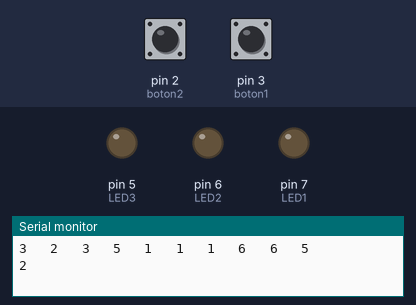
Bench run of a sketch on a simulated Arduino Uno, built with avr-gcc and run on an emulated ATmega328P. Parts: output pins drawn as LEDs (lit = HIGH), the last lines printed to the serial monitor. The inputs (shaded band) are chosen by the test bench; at power-on: pin 2 (boton2) LOW, pin 3 (boton1) LOW. Random numbers use the default seed unless the sketch sets one.

Above: at 1.2 s.
1.3 s: pin 2 (boton2) pulled HIGH for 0.15 s
At 2.4 s:
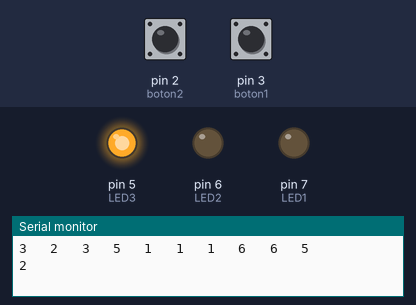
2.9 s: pin 3 (boton1) pulled HIGH for 0.15 s
At 3.3 s:
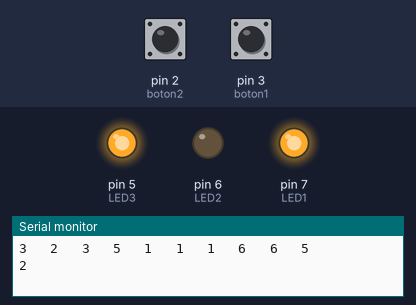
4.9 s: pin 2 (boton2) pulled HIGH for 1 s
At 5.2 s:
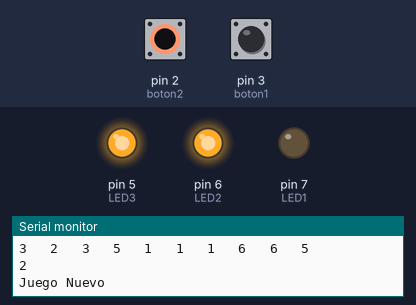
7.4 s: pin 3 (boton1) pulled HIGH for 1 s
At 8.3 s:
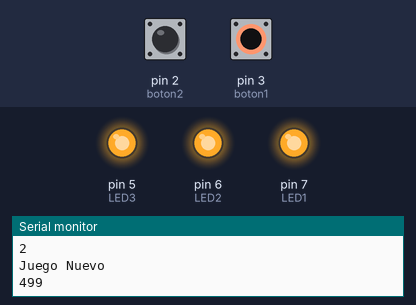
11.4 s: pin 3 (boton1) pulled HIGH for 3.2 s
16.1 s: pin 2 (boton2) pulled HIGH for 3.2 s
At 17.7 s:
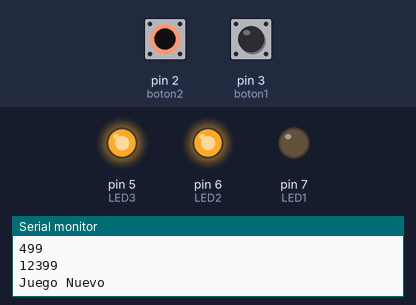
Timing chart, 0 to 19.2 s (numbered marks = the images above; inputs shaded):
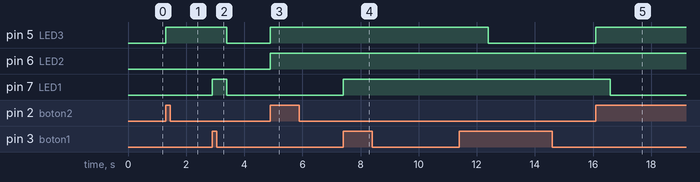

Measured:
- after the input at 1.3 s, pin 5 (LED3): LOW → HIGH at once
- after the input at 2.9 s, pin 5 (LED3): HIGH → LOW after 0.50 s; pin 7 (LED1): LOW → HIGH at once, → LOW 0.50 s later
- after the input at 4.9 s, pin 5 (LED3), pin 6 (LED2): LOW → HIGH at once
- after the input at 7.4 s, pin 7 (LED1): LOW → HIGH at once
- after the input at 16.1 s, pin 5 (LED3): LOW → HIGH at once; pin 7 (LED1): HIGH → LOW after 0.50 s

The sketch:

Ejercicio_1.ino
```cpp
int LED1 = 7;
int LED2 = 6;
int LED3 = 5;

int boton1 = 3;
int boton2 = 2;

int jugador1 = 0;
int jugador2 = 0;

int tiempo = 0;
int crono = 0;
int x = 0;
int y = 0;

void setup()
{
  Serial.begin(9600);
  //randomSeed(2);
  randomSeed(analogRead(A0));

  for( int i=1;i<11;i++){
      int alazar = random(1,7);
      Serial.print(alazar);
      Serial.print("   ");
  }
  Serial.println("");


  pinMode(boton1, INPUT);
  pinMode(boton2, INPUT);
  pinMode(LED1, OUTPUT);
  pinMode(LED2, OUTPUT);
  pinMode(LED3, OUTPUT);

}

void loop(){
Serial.println(millis());
  do{
      if (checa(boton1)){
      jugador1 = 1;
      prendeLED(LED1);
      }
      if (checa(boton2)){
      jugador2= 1;
      prendeLED(LED3);
      }
  }while (jugador1 == 0 || jugador2 == 0);

  delay(500);
  apaga();
  Serial.println("Juego Nuevo");
  tiempo= random(1000,7000);

  do{

      if (checa(boton1)){
        prendeLED(LED1);
        prendeLED(LED2);
      } else if (checa(boton2)){
        prendeLED(LED3);
        prendeLED(LED2);
      }
      delay(50);
      crono += 50;
  }while (tiempo > crono); //Tiempo de espera

 // digitalWrite(11,HIGH);
  x= millis();

  do{
    if (checa(boton1)){
      jugador1 = 1;
      prendeLED(LED1);
      y = millis();
    }else if (checa(boton2)){
      jugador2= 1;
      prendeLED(LED3);
      y = millis();
    }
  }while (jugador1 == 0 && jugador2 == 0);

  Serial.println(y-x);
  digitalWrite(11,LOW);
  delay(5000);
  apaga();
}

void prendeLED(int pin){
digitalWrite(pin,HIGH);
}

bool checa(int pin){
  if (digitalRead(pin) == 1)
    return true;
    else return false;
}

void apaga(){
  digitalWrite(LED1,LOW);
  digitalWrite(LED3,LOW);
  jugador1 = 0;
  jugador2 = 0;
  crono = 0;
}
```
